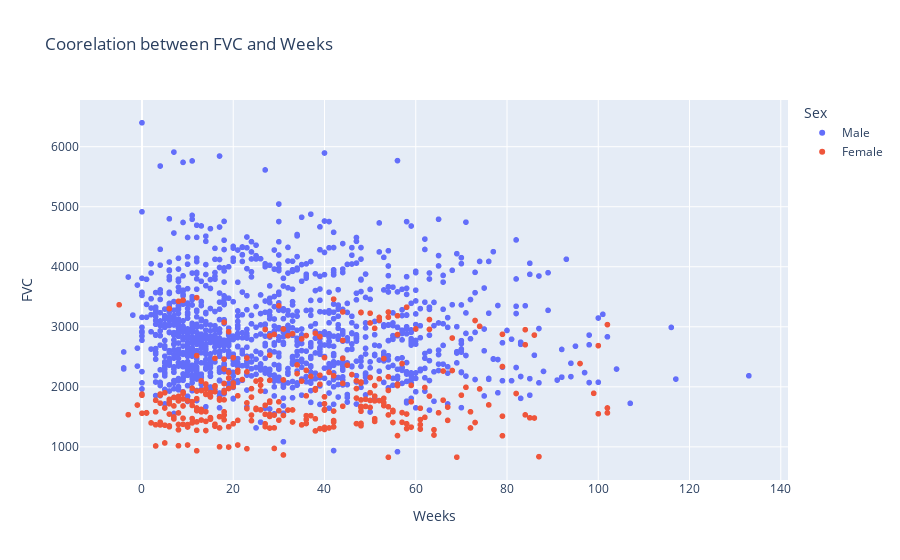

Notebook source saved alongside this figure:
### Markdown cell above
### 1.3 Examination of Correlation

### Code cell
# examine the correlation between FVC and Weeks, separated by Sex
fig = px.scatter(train, x="Weeks", y="FVC", color='Sex',title = 'Coorelation between FVC and Weeks')
fig.show()

### Figure 1 — Plotly figure (JSON) as saved in the notebook; plotly's stock layout.template omitted (floating-point values rounded to 4 significant figures; data arrays with more than 128 entries replaced by an {"elided": "..."} marker saying what was removed)
{"data": [{"hovertemplate": "Sex=Male<br>Weeks=%{x}<br>FVC=%{y}<extra></extra>", "legendgroup": "Male", "marker": {"color": "#636efa", "symbol": "circle"}, "mode": "markers", "name": "Male", "showlegend": true, "type": "scattergl", "x": {"elided": "1224 int values"}, "xaxis": "x", "y": {"elided": "1224 int values"}, "yaxis": "y"}, {"hovertemplate": "Sex=Female<br>Weeks=%{x}<br>FVC=%{y}<extra></extra>", "legendgroup": "Female", "marker": {"color": "#EF553B", "symbol": "circle"}, "mode": "markers", "name": "Female", "showlegend": true, "type": "scattergl", "x": {"elided": "325 int values"}, "xaxis": "x", "y": {"elided": "325 int values"}, "yaxis": "y"}], "layout": {"legend": {"title": {"text": "Sex"}, "tracegroupgap": 0}, "title": {"text": "Coorelation between FVC and Weeks"}, "xaxis": {"anchor": "y", "domain": [0, 1], "title": {"text": "Weeks"}}, "yaxis": {"anchor": "x", "domain": [0, 1], "title": {"text": "FVC"}}}}
